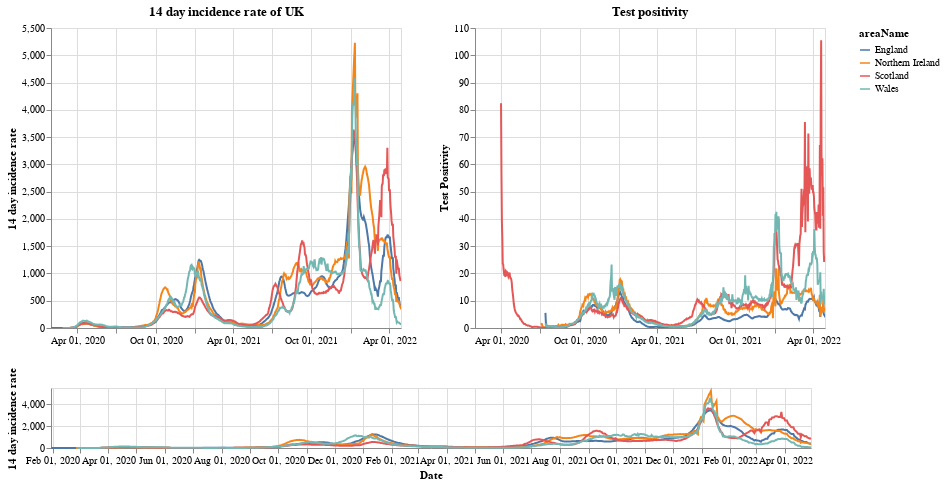

Write notebook code for a chart like this one.
### Markdown cell above
# Plots

First a plot with each country in the UK. The top right shows the positivity rate for (which is the percentage of registered tests which were positive) while the top left is the 14 day incidence rate. The bottom chart can be used to select the timeframe (does not work on a mobile device).

### Code cell
#collapse
brush = alt.selection(type='interval', name='DateBrush',encodings=['x'],fields=['Time'])
leg_selection = alt.selection_multi(fields=['areaName'], bind='legend')

base = alt.Chart(uk_cases).mark_line().encode(
    x=alt.X("yearmonthdate(date):T", axis=alt.Axis(title='Date')),
    y=alt.Y("twoWeeklyCasesRate:Q", axis=alt.Axis(title='14 day incidence rate')),
    tooltip=['areaName', 'date','twoWeeklyCasesRate', 'testPositivity'],
    color='areaName',
    opacity=alt.condition(leg_selection, alt.value(2), alt.value(0.1))
).add_selection(leg_selection).properties(width=350)

upper = base.encode(alt.X('yearmonthdate(date):T', axis=alt.Axis(title=''),
                         scale=alt.Scale(domain=brush))
                   ).properties(title=f'14 day incidence rate of UK')
upper_right = upper.encode(alt.Y('testPositivity:Q', axis=alt.Axis(title='Test Positivity'))).properties(title='Test positivity')
lower = base.properties(height=60, width = 760).add_selection(brush)

(upper | upper_right) & lower

### Figure 1 — Vega-Lite specification as saved in the notebook (floating-point values rounded to 4 significant figures; data arrays with more than 128 entries replaced by an {"elided": "..."} marker saying what was removed)
{"config": {"view": {"continuousWidth": 400, "continuousHeight": 300}}, "vconcat": [{"hconcat": [{"mark": "line", "encoding": {"color": {"type": "nominal", "field": "areaName"}, "opacity": {"condition": {"value": 2, "selection": "selector001"}, "value": 0.1}, "tooltip": [{"type": "nominal", "field": "areaName"}, {"type": "temporal", "field": "date"}, {"type": "quantitative", "field": "twoWeeklyCasesRate"}, {"type": "quantitative", "field": "testPositivity"}], "x": {"type": "temporal", "axis": {"title": ""}, "field": "date", "scale": {"domain": {"selection": "DateBrush"}}, "timeUnit": "yearmonthdate"}, "y": {"type": "quantitative", "axis": {"title": "14 day incidence rate"}, "field": "twoWeeklyCasesRate"}}, "selection": {"selector001": {"type": "multi", "fields": ["areaName"], "bind": "legend"}}, "title": "14 day incidence rate of UK", "width": 350}, {"mark": "line", "encoding": {"color": {"type": "nominal", "field": "areaName"}, "opacity": {"condition": {"value": 2, "selection": "selector001"}, "value": 0.1}, "tooltip": [{"type": "nominal", "field": "areaName"}, {"type": "temporal", "field": "date"}, {"type": "quantitative", "field": "twoWeeklyCasesRate"}, {"type": "quantitative", "field": "testPositivity"}], "x": {"type": "temporal", "axis": {"title": ""}, "field": "date", "scale": {"domain": {"selection": "DateBrush"}}, "timeUnit": "yearmonthdate"}, "y": {"type": "quantitative", "axis": {"title": "Test Positivity"}, "field": "testPositivity"}}, "selection": {"selector001": {"type": "multi", "fields": ["areaName"], "bind": "legend"}}, "title": "Test positivity", "width": 350}]}, {"mark": "line", "encoding": {"color": {"type": "nominal", "field": "areaName"}, "opacity": {"condition": {"value": 2, "selection": "selector001"}, "value": 0.1}, "tooltip": [{"type": "nominal", "field": "areaName"}, {"type": "temporal", "field": "date"}, {"type": "quantitative", "field": "twoWeeklyCasesRate"}, {"type": "quantitative", "field": "testPositivity"}], "x": {"type": "temporal", "axis": {"title": "Date"}, "field": "date", "timeUnit": "yearmonthdate"}, "y": {"type": "quantitative", "axis": {"title": "14 day incidence rate"}, "field": "twoWeeklyCasesRate"}}, "height": 60, "selection": {"selector001": {"type": "multi", "fields": ["areaName"], "bind": "legend"}, "DateBrush": {"type": "interval", "encodings": ["x"], "fields": ["Time"]}}, "width": 760}], "data": {"name": "data-2d1e5e477083cc710b8748ae4597e405"}, "$schema": "https://vega.github.io/schema/vega-lite/v4.8.1.json", "datasets": {"data-2d1e5e477083cc710b8748ae4597e405": {"elided": "3200 records"}}}
